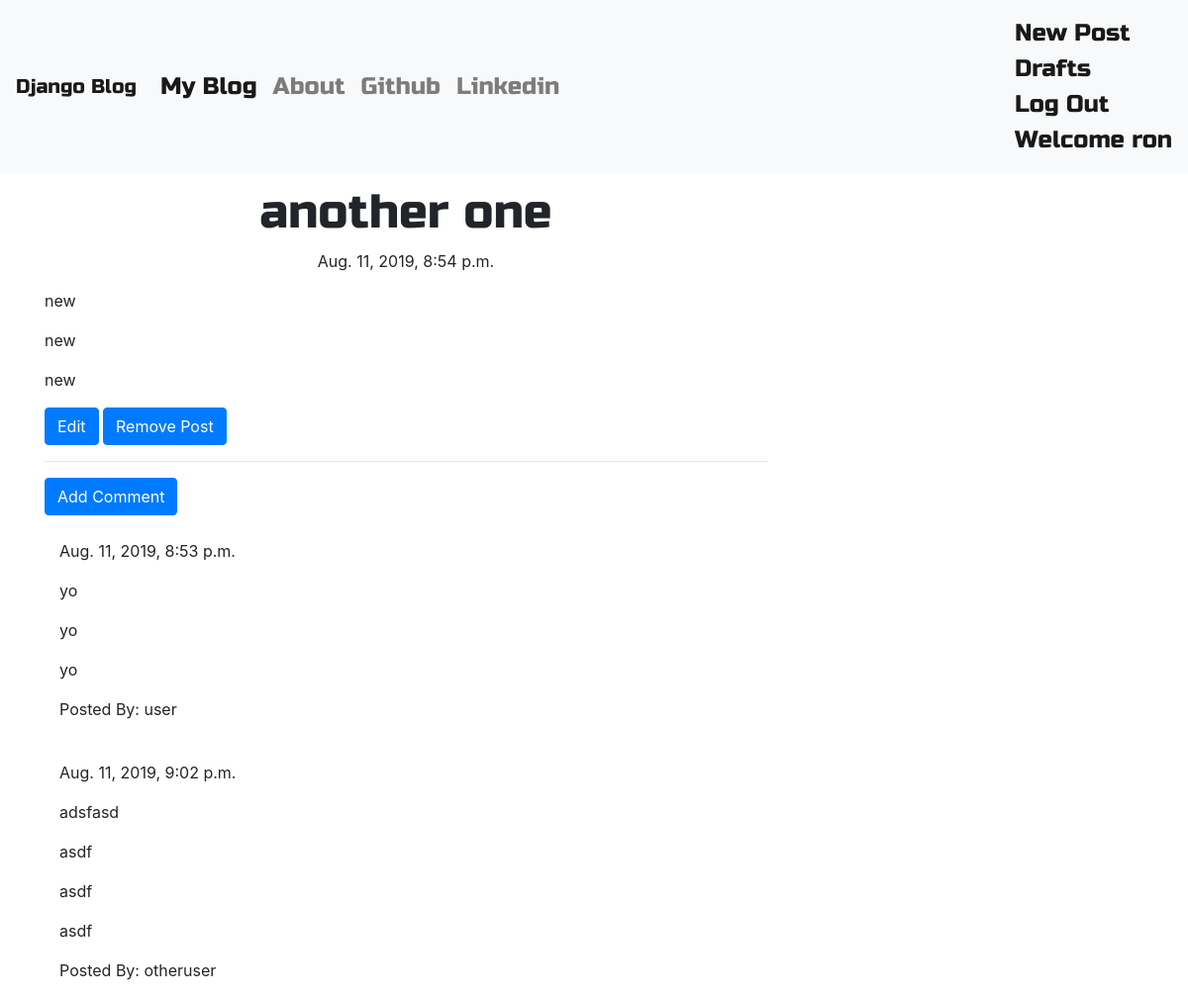
Screenshot of /post/4 (signed in) with the database file from the repository.
### blog/models.py (models this page shows, shortened)
class Post(models.Model):
    author = models.ForeignKey('auth.user', on_delete=models.CASCADE)
    title = models.CharField(max_length=200)
    text = models.TextField()
    created_date = models.DateTimeField(default=timezone.now)
    published_date = models.DateTimeField(blank=True,null=True)

class Comment(models.Model):
    post = models.ForeignKey('blog.Post',related_name='comments', on_delete=models.CASCADE)
    author = models.CharField(max_length=200)
    text = models.TextField("")
    create_date = models.DateTimeField(default=timezone.now)
    approved_comment = models.BooleanField(default=False)

### blog/views.py (the view)
# urls.py: url(r'^post/(?P<pk>\d+)$',views.PostDetailView.as_view(),name='post_detail'),
class PostDetailView(DetailView):
    model = Post

### blog/templates/blog/post_detail.html (shortened to what this page needs)
{% extends 'blog/base.html' %}
{% block content %}
<h1 class="posttitle loader">{{post.title}}</h1>
{% if  post.published_date %}
<div class="date postdate">
{{post.published_date}}
</div>
{% else %}
<a href="{% url 'post_publish' pk=post.pk %}">Publish</a>
{% endif %}
<p class="postcontent">{{ post.text|safe|linebreaksbr }}</p>
{% if  user.is_authenticated %}
<a class="btn btn-primary" href="{% url 'post_edit' pk=post.pk %}">
    <span class="glyphicon glypyhicon-pencil">Edit</span>
</a>
<a class="btn btn-primary" href="{% url 'post_remove' pk=post.pk %}">
        <span class="glyphicon glypyhicon-remove">Remove Post</span>
    </a>
{% endif %}
<hr>
<a class="btn btn-primary bt-comment" href="{% url 'add_comment_to_post' pk=post.pk %}">Add Comment</a>
<div class="container">
    {% for comment in post.comments.all %}
    <br>
    {% if user.is_authenticated or comment.approved_comment %}
        {{ comment.create_date }}
        <p>{{ comment.text|safe|linebreaks }}</p>
        <p>Posted By: {{ comment.author }}</p>
    {% endif %}
    {% empty %}
    <p>No Comments</p>
    {% endfor %}
</div>
{% endblock %}

### blog/templates/blog/base.html (shortened to what this page needs)
<!DOCTYPE html>
<html lang="en">
<head>
    <link rel="stylesheet" href="https://stackpath.bootstrapcdn.com/bootstrap/4.3.1/css/bootstrap.min.css">
    <link rel="stylesheet" href="//cdn.jsdelivr.net/npm/medium-editor@latest/dist/css/medium-editor.min.css" type="text/css" media="screen" charset="utf-8">
    {% load static %}
    <link rel="stylesheet" href="{% static 'css/blog.css' %}">
</head>
<body>
        <nav class="navbar navbar-expand-lg navbar-light bg-light techfont custom-navbar">
                <a class="navbar-brand" href="{% url 'post_list' %}">Django Blog</a>
                <div class="collapse navbar-collapse" id="navbarNav">
                  <ul class="navbar-nav">
                    <li class="nav-item active">
                      <a class="nav-link" href="{% url 'post_list' %}">My Blog <span class="sr-only">(current)</span></a>
                    </li>
                    <li class="nav-item">
                      <a class="nav-link" href="{% url 'about' %}">About</a>
                    </li>
                    <li class="nav-item">
                      <a class="nav-link" href="https://www.github.com">Github</a>
                    </li>
                    <li class="nav-item">
                            <a class="nav-link" href="https://www.linkedin.com">Linkedin</a>
                    </li>
                  </ul>
                </div>
                <ul class="navbar-nav">
                 <span class="navbar-text">
                  {% if user.is_authenticated %}
                  <li><a href="{% url 'post_new' %}">New Post</a></li>
                  <li><a href="{% url 'post_draft_list' %}">Drafts</a></li>
                  <li><a href="{% url 'logout' %}">Log Out</a></li>
                  <li><a>Welcome {{ user.username }}</a></li>
                  {% else %}
                  <li><a class="" href="{% url 'login' %}"><span class="">Login</span></a></li>
                  {% endif %}
                </span>
                </ul>
              </nav>
              <div class="content container">
                  <div class="row">
                      <div class="col-md-8">
                          <div class="blog_posts">
                              {% block content %}
                              {% endblock %}
                          </div>
                      </div>
                  </div>
              </div>
</body>
</html>

### blog/static/css/blog.css (style rules this page uses)
.techfont { font-family: 'Russo One',sans-serif; font-size: 1.5em; margin-bottom: 10px; }
.postdate { text-align: center; }
.posttitle { font-family: 'Russo One',sans-serif; font-size: 3em; text-align: center; }
.loader { filter:hue-rotate(0deg); color:linear-gradient(45deg,#0f8,#08f); animantion:hue 10000ms infinite linear; }

### rows the page displays
Post: title "another one", published_date "Aug. 11, 2019, 8:54 p.m.", text "new new new"
Comment: create_date "Aug. 11, 2019, 8:53 p.m.", text "yo yo yo", author "user"
Comment: create_date "Aug. 11, 2019, 9:02 p.m.", text "adsfasd asdf asdf asdf", author "otheruser"

### other values shown
{{ user.username }} "ron"
